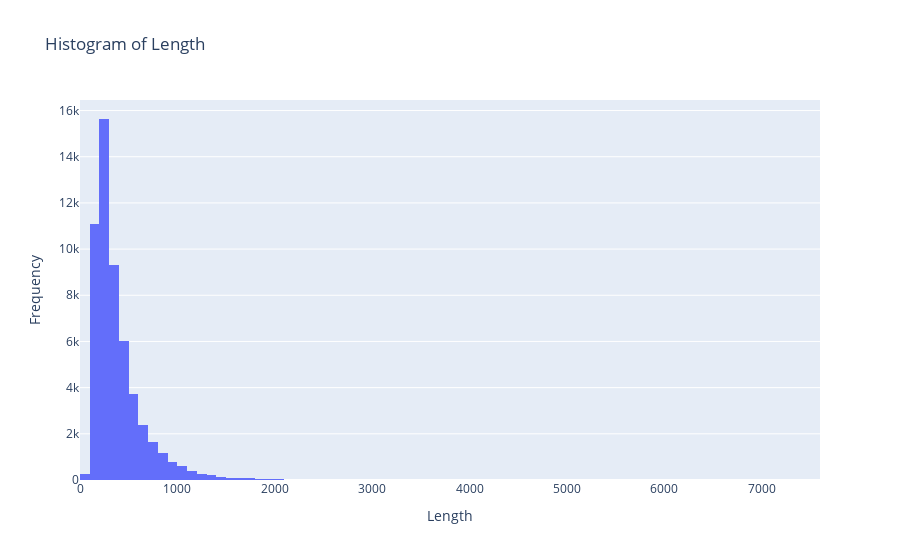

Source (notebook cell):
### Markdown cell above
---
### Histogram of Length After Text Cleaning

### Code cell
train_df['length_cleaned']=train_df['description_cleaned'].apply(len)
fig = px.histogram(train_df, x='length_cleaned', nbins=100, title='Histogram of Length')
fig.update_layout(xaxis_title='Length', yaxis_title='Frequency')
fig.show()

### Figure 1 — Plotly figure (JSON) as saved in the notebook; plotly's stock layout.template omitted (floating-point values rounded to 4 significant figures; data arrays with more than 128 entries replaced by an {"elided": "..."} marker saying what was removed)
{"data": [{"alignmentgroup": "True", "bingroup": "x", "hovertemplate": "length_cleaned=%{x}<br>count=%{y}<extra></extra>", "legendgroup": "", "marker": {"color": "#636efa", "pattern": {"shape": ""}}, "name": "", "nbinsx": 100, "offsetgroup": "", "orientation": "v", "showlegend": false, "type": "histogram", "x": {"elided": "54214 int values"}, "xaxis": "x", "yaxis": "y"}], "layout": {"autosize": true, "barmode": "relative", "legend": {"tracegroupgap": 0}, "title": {"text": "Histogram of Length"}, "xaxis": {"anchor": "y", "autorange": true, "domain": [0, 1], "range": [-0.5, 7600.0], "title": {"text": "Length"}, "type": "linear"}, "yaxis": {"anchor": "x", "autorange": true, "domain": [0, 1], "range": [0, 16460.0], "title": {"text": "Frequency"}}}}
